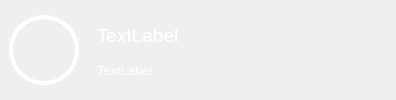
<?xml version="1.0" encoding="UTF-8"?>
<ui version="4.0">
 <class>QMFNotification</class>
 <widget class="QWidget" name="QMFNotification">
  <property name="geometry">
   <rect>
    <x>0</x>
    <y>0</y>
    <width>396</width>
    <height>100</height>
   </rect>
  </property>
  <property name="windowTitle">
   <string>Form</string>
  </property>
  <property name="styleSheet">
   <string notr="true">#widget_bg {
	border:1px solid &quot;white&quot;;
}</string>
  </property>
  <layout class="QHBoxLayout" name="horizontalLayout">
   <property name="spacing">
    <number>0</number>
   </property>
   <property name="leftMargin">
    <number>0</number>
   </property>
   <property name="topMargin">
    <number>0</number>
   </property>
   <property name="rightMargin">
    <number>0</number>
   </property>
   <property name="bottomMargin">
    <number>0</number>
   </property>
   <item>
    <widget class="QWidget" name="widget_bg" native="true">
     <property name="styleSheet">
      <string notr="true">#widget_bg {
	background-color: &quot;#4cb74c&quot;;
}</string>
     </property>
     <layout class="QHBoxLayout" name="horizontalLayout_2">
      <item>
       <widget class="QWidget" name="widget_logoBorder" native="true">
        <property name="minimumSize">
         <size>
          <width>70</width>
          <height>70</height>
         </size>
        </property>
        <property name="maximumSize">
         <size>
          <width>70</width>
          <height>70</height>
         </size>
        </property>
        <property name="styleSheet">
         <string notr="true">#widget_logoBorder {
background-color: &quot;transparent&quot;;
border:4px solid white;
border-radius:35px;
}</string>
        </property>
        <layout class="QGridLayout" name="gridLayout">
         <property name="leftMargin">
          <number>9</number>
         </property>
         <property name="topMargin">
          <number>9</number>
         </property>
         <property name="rightMargin">
          <number>9</number>
         </property>
         <property name="bottomMargin">
          <number>9</number>
         </property>
         <property name="horizontalSpacing">
          <number>6</number>
         </property>
         <item row="0" column="0">
          <widget class="QLabel" name="lbl_icon">
           <property name="text">
            <string/>
           </property>
           <property name="scaledContents">
            <bool>true</bool>
           </property>
           <property name="alignment">
            <set>Qt::AlignCenter</set>
           </property>
          </widget>
         </item>
        </layout>
       </widget>
      </item>
      <item>
       <spacer name="horizontalSpacer">
        <property name="orientation">
         <enum>Qt::Horizontal</enum>
        </property>
        <property name="sizeType">
         <enum>QSizePolicy::Maximum</enum>
        </property>
        <property name="sizeHint" stdset="0">
         <size>
          <width>12</width>
          <height>20</height>
         </size>
        </property>
       </spacer>
      </item>
      <item>
       <layout class="QVBoxLayout" name="verticalLayout">
        <item>
         <spacer name="verticalSpacer_2">
          <property name="orientation">
           <enum>Qt::Vertical</enum>
          </property>
          <property name="sizeHint" stdset="0">
           <size>
            <width>20</width>
            <height>40</height>
           </size>
          </property>
         </spacer>
        </item>
        <item>
         <widget class="QLabel" name="lbl_headerTitle">
          <property name="minimumSize">
           <size>
            <width>0</width>
            <height>35</height>
           </size>
          </property>
          <property name="font">
           <font>
            <pointsize>14</pointsize>
            <weight>9</weight>
            <italic>false</italic>
            <bold>false</bold>
           </font>
          </property>
          <property name="styleSheet">
           <string notr="true">color: rgb(255, 255, 255);
font: 75 14pt ;</string>
          </property>
          <property name="text">
           <string>TextLabel</string>
          </property>
         </widget>
        </item>
        <item>
         <widget class="QLabel" name="lbl_notification">
          <property name="minimumSize">
           <size>
            <width>0</width>
            <height>23</height>
           </size>
          </property>
          <property name="styleSheet">
           <string notr="true">color: rgb(255, 255, 255);
font: 75 10pt ;</string>
          </property>
          <property name="text">
           <string>TextLabel</string>
          </property>
         </widget>
        </item>
        <item>
         <spacer name="verticalSpacer">
          <property name="orientation">
           <enum>Qt::Vertical</enum>
          </property>
          <property name="sizeHint" stdset="0">
           <size>
            <width>20</width>
            <height>40</height>
           </size>
          </property>
         </spacer>
        </item>
       </layout>
      </item>
     </layout>
    </widget>
   </item>
  </layout>
 </widget>
 <resources/>
 <connections/>
</ui>
